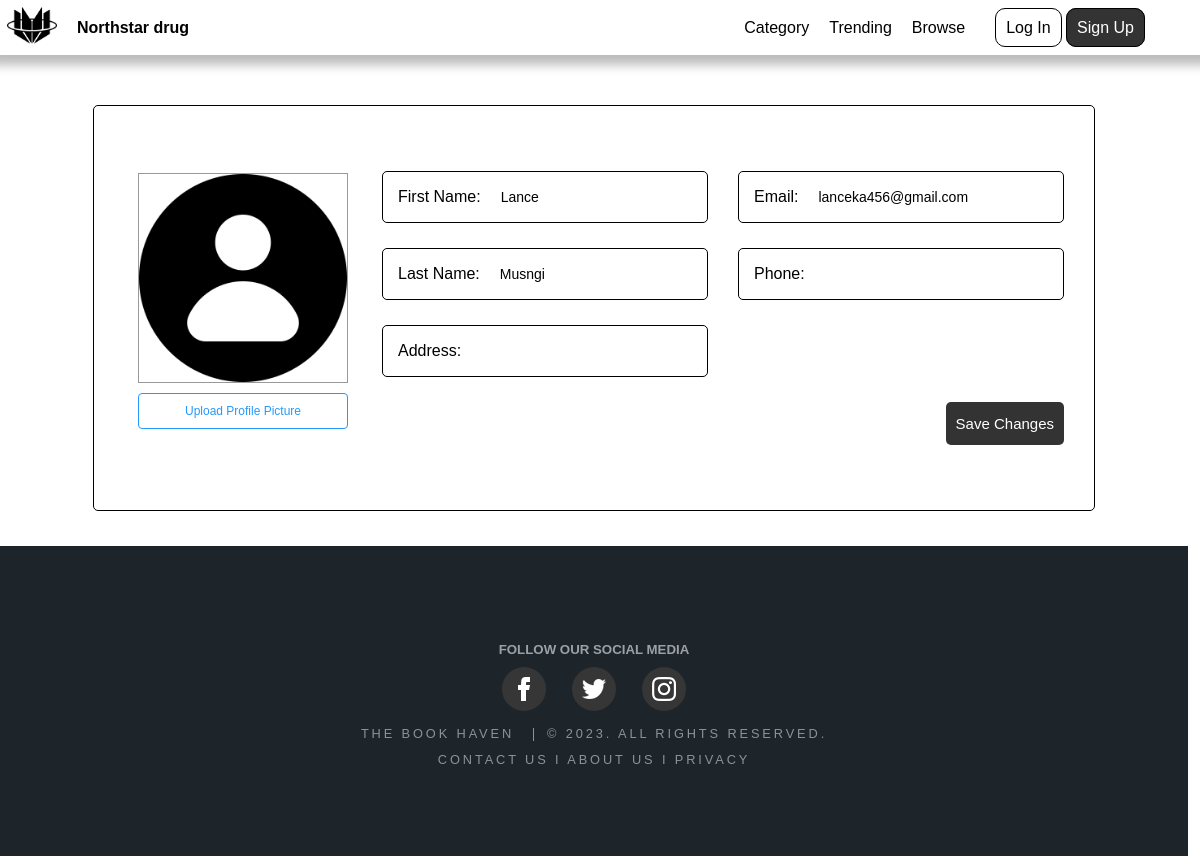
Page /edituser.php on the earlier database version.
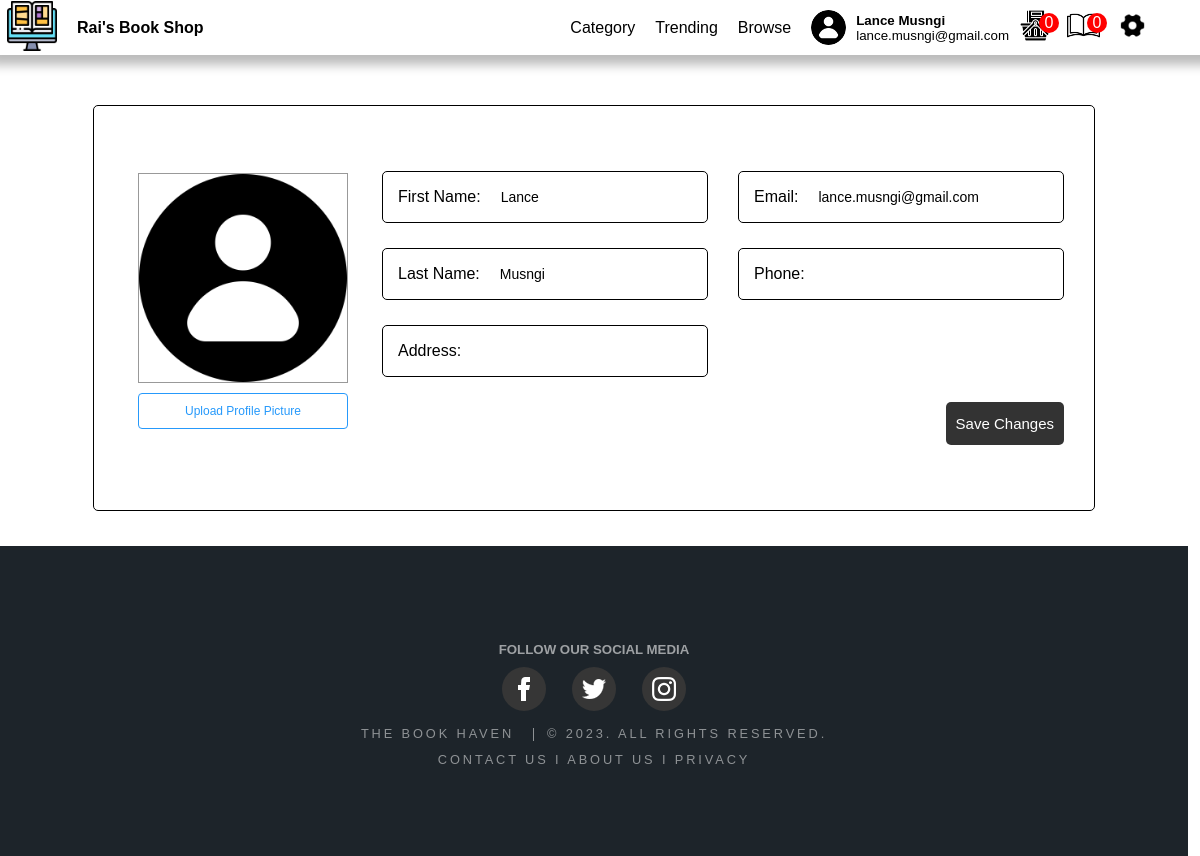
Same page on the later database version.
### tables this page shows
CREATE TABLE `page` (
  `ItemID` int(11) NOT NULL,
  `Itemname` varchar(50) NOT NULL,
  `value` varchar(200) NOT NULL
);

CREATE TABLE `currentuser` (
  `UserId` int(11) NOT NULL,
  `FName` varchar(50) NOT NULL,
  `LName` varchar(50) NOT NULL,
  `username` varchar(200) NOT NULL,
  `email` varchar(50) NOT NULL,
  `address` varchar(200) DEFAULT NULL,
  `phone` varchar(15) DEFAULT NULL,
  `profile` varchar(200) NOT NULL
);

### query.php (called while the page is built, shortened)
<?php
$queryUser = mysqli_query($con, "SELECT * FROM currentuser WHERE UserID = 1");
$rowUser = mysqli_fetch_assoc($queryUser);
$username = $rowUser["username"];
$FName = $rowUser["FName"];
$LName = $rowUser["LName"];
if ($username != 0) {
    $on = mysqli_query($con, "SELECT * FROM users WHERE username = '$username'");
    $rowon = mysqli_fetch_assoc($on);
    $UserID = $rowon["UserID"];
    $query69 = mysqli_query($con, "SELECT COUNT(cart_id) AS count from cart WHERE customer_id = $UserID");
    $row69 = mysqli_fetch_assoc($query69);
    $cartcount = $row69["count"];
    $query70 = mysqli_query($con, "SELECT COUNT(id) AS count from borrow WHERE customer_name = '$FName $LName' and returned !=1");
    $row70 = mysqli_fetch_assoc($query70);
    $borrowcount = $row70["count"];
} else {
    $verification = '0';
    $block = '0';
}
$queryPage = mysqli_query($con, "SELECT * FROM page WHERE ItemID IN (1, 2, 3, 4, 5)");
while ($rowPage = mysqli_fetch_assoc($queryPage)) {
    if ($rowPage["ItemID"] == 1) {
        $logo = $rowPage["value"];
    } elseif ($rowPage["ItemID"] == 2) {
        $companyname = $rowPage["value"];
    } elseif ($rowPage["ItemID"] == 3) {
        $backgroundimg = $rowPage["value"];
    } elseif ($rowPage["ItemID"] == 4) {
        $backgroundcolor = $rowPage["value"];
    } elseif ($rowPage["ItemID"] == 5) {
        $color = $rowPage["value"];
    }
}
$querycompanyname = mysqli_query($con, "select * from page where ItemID = 2");
$rowcompanyname = mysqli_fetch_assoc($querycompanyname);
$companyname = $rowcompanyname["value"];

### edituser.php (the view, shortened to what the changed rows need)
<!DOCTYPE html>
<html>
<head>
    <link rel="stylesheet" href="css/stylemain.css">
    <link rel="stylesheet" href="css/header.css">
    <?php
    include("connect.php");
    include("query.php");
    ?>
</head>
<body>
    <?php
    include("header.php");
    ?>
    <section></a>
        <div class="wrapper" id="w1">
            <form action="" method="post" enctype="multipart/form-data">
                <div class="wedit">
                    <div class="weditimg">
                        <?php
                        echo "<img id='profileImage' src='$location' alt='Profile Picture'>";
                        ?>
                        <label class="btn-upload-img">
                            Upload Profile Picture <input type="file" id="img" name="img" accept="image/*">
                        </label>
                    </div>
                    <div class="weform">
                        <div class="inweform">
                            <div class="weitem">
                                <div class="border">
                                    <p>First Name:</p>
                                </div>
                                <?php
                                echo "<input type='text' name='first_name' value='$FName'>";
                                ?>
                            </div>
                            <div class="weitem">
                                <div class="border">
                                    <p>Last Name:</p>
                                </div>
                                <?php
                                echo "<input type='text' name='last_name' value='$LName'>";
                                ?>
                            </div>
                        </div>
                        <div class="inweform">
                            <div class="weitem">
                                <div class="border">
                                    <p>Email:</p>
                                </div>
                                <?php
                                echo "<input type='text' name='email' id='emailInput' value='$email' style='text-transform: none;' pattern='.*\.com' title='Please enter a valid email address'>";
                                ?>
                            </div>
                        </div>
                    </div>
                </div>
            </form>
        </div>
    </section>
</body>
</html>

### header.php (shortened to what the changed rows need)
<div class="navi">
    <header>
        <?php
        echo "<a href='Landingpage.php#home'><img src='$logo' width='50'></a>
            <div class='logoname'>
                <a href='Landingpage.php#home'>
                    <p><strong>$companyname</strong></p>
                </a>
            </div>";
        ?>
        <div class="header">
            <?php
            $query = mysqli_query($con, "select * from currentuser where UserID = '1'");
            $row = mysqli_fetch_assoc($query);
            $location = $row["profile"];
            $username = $row["username"];
            $FName = $row["FName"];
            $LName = $row["LName"];
            $email = $row["email"];
            if ($username == "0") {
                echo "<div class='out'>
                    <a class='loginb'>Log In</a>
                    <a class='signupb'>Sign Up</a>
                    </div>";
            } else {
                echo "<div class='profile'>
                    <img src='$location' width='40' height='40' id='currentuser'>
                    <div id='inout'>
                       <p class='name'>$FName $LName</p>
                        <p>$email</p>
                    </div>
                        <div class='carts'>
                        <a href='cart.php'><img src='Image/shopping-cart.png' width='33' id='currentuser'><div class='cartcount'>$cartcount</div></a>
                        <a href='display_borrowed.php'><img src='Image/book.png' width='33'><div class='cartcount'>$borrowcount</div></a>
                    </div>
                </div>
                <div>
                    <a  onclick='showSettingsPopup()'><img src='Image/setting.png' width='25' id='profile'></a>
                    </div>";
            }
            ?>
        </div>
    </header>
</div>

Differences in the rows shown:
changed page (number 1 of 2 on the later page): value: a different picture
changed page: value "Northstar drug" → "Rai's Book Shop"
changed currentuser "Lance": username "0" → "lance" (drawn); profile: picture added; FName (not shown) → "Lance"; LName (not shown) → "Musngi"; email (not shown) → "lance.musngi@gmail.com"; email "lanceka456@gmail.com" → "lance.musngi@gmail.com"
Other differences:
$cartcount: (not shown) → "0"
$borrowcount: (not shown) → "0"
text no longer shown: "Log In Sign Up"
